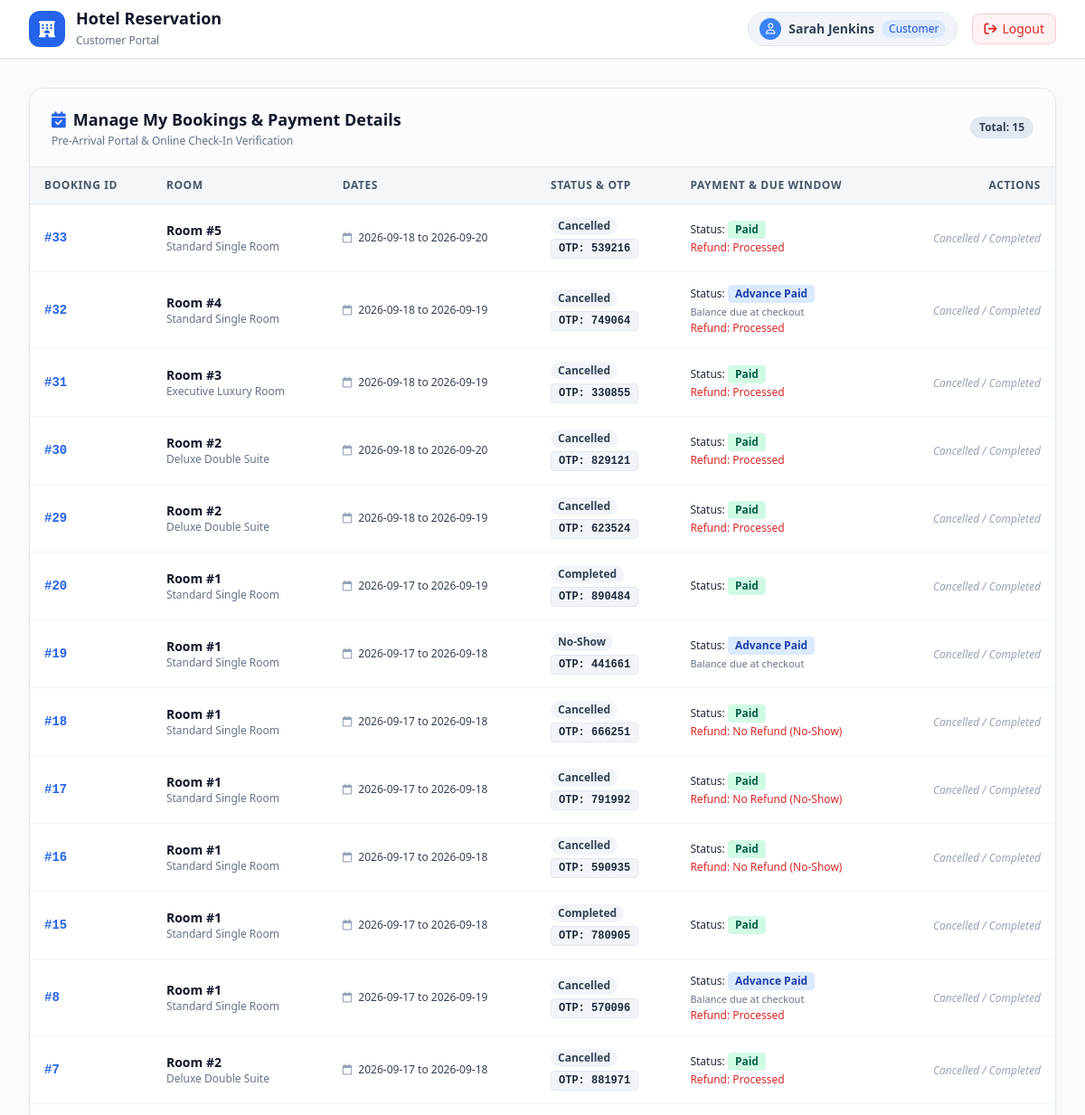
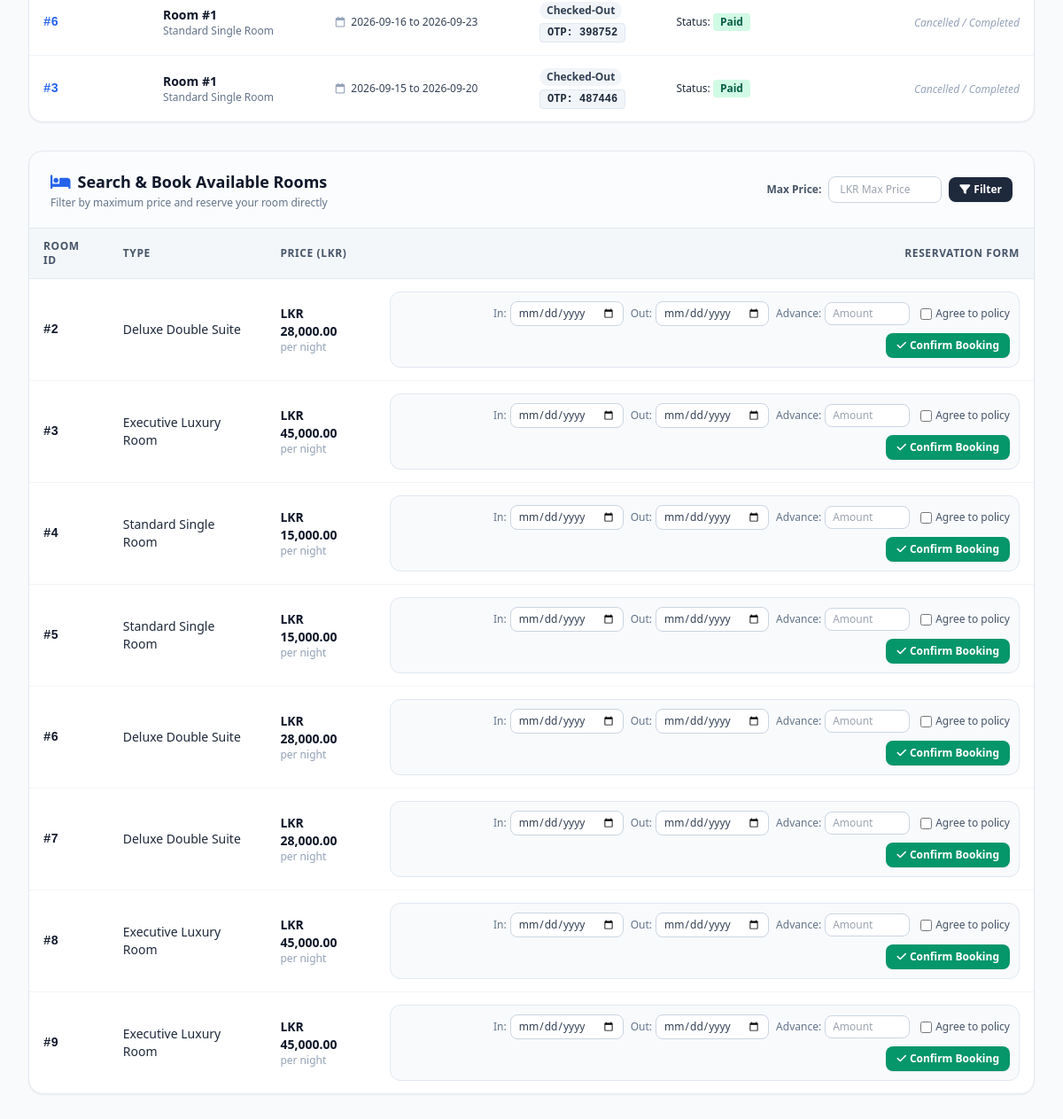
Screenshot of /customer_dashboard.php (signed in) with the database file from the repository (2 pictures, top to bottom).
### tables this page shows
CREATE TABLE `bookings` (
  `bookingID` int(11) NOT NULL,
  `userID` int(11) DEFAULT NULL,
  `roomID` int(11) DEFAULT NULL,
  `checkInDate` date DEFAULT NULL,
  `checkOutDate` date DEFAULT NULL,
  `bookingStatus` varchar(30) DEFAULT 'Confirmed',
  `paymentStatus` varchar(30) DEFAULT 'Pending',
  `otp` varchar(6) DEFAULT NULL,
  `refundStatus` varchar(30) DEFAULT 'N/A',
  `dueTime` datetime DEFAULT NULL,
  `agreePolicy` tinyint(1) DEFAULT 1,
  `extraCharges` decimal(10,2) DEFAULT 0.00
);

CREATE TABLE `rooms` (
  `roomID` int(11) NOT NULL,
  `roomType` varchar(50) DEFAULT NULL,
  `price` decimal(10,2) DEFAULT NULL,
  `status` varchar(20) DEFAULT 'Available'
);

### customer_dashboard.php (the view, shortened to what the rows shown need)
<?php
require 'db.php';
$userID = $_SESSION['userID'];
$max_price = $_GET['max_price'] ?? null;
$stmt = $pdo->prepare("CALL sp_GetAvailableRooms(?)");
$stmt->execute([$max_price]);
$rooms = $stmt->fetchAll();
$stmt2 = $pdo->prepare("SELECT b.*, r.roomType FROM bookings b LEFT JOIN rooms r ON b.roomID = r.roomID WHERE b.userID = ? ORDER BY b.bookingID DESC");
$stmt2->execute([$userID]);
$my_bookings = $stmt2->fetchAll();
?>
<!DOCTYPE html>
<html lang="en">
<head>
    <script src="https://cdn.tailwindcss.com"></script>
    <link rel="stylesheet" href="https://cdnjs.cloudflare.com/ajax/libs/font-awesome/6.4.0/css/all.min.css">
</head>
<body class="bg-slate-50 min-h-screen text-slate-800 font-sans">
<main class="max-w-7xl mx-auto px-4 sm:px-6 lg:px-8 py-8 space-y-8">
    <section class="bg-white rounded-2xl shadow-sm border border-slate-200 overflow-hidden">
        <div class="px-6 py-5 border-b border-slate-200 bg-slate-50/50 flex justify-between items-center flex-wrap gap-2">
            <div>
                <h2 class="text-lg font-bold text-slate-900 flex items-center gap-2">
                    <i class="fa-solid fa-calendar-check text-blue-600"></i>
                    Manage My Bookings & Payment Details
                </h2>
            </div>
        </div>
        <div class="overflow-x-auto">
            <table class="w-full text-left border-collapse text-sm">
                <thead>
                    <tr class="bg-slate-100/75 border-b border-slate-200 text-slate-600 text-xs font-semibold uppercase tracking-wider">
                        <th class="py-3 px-4">Booking ID</th>
                        <th class="py-3 px-4">Room</th>
                        <th class="py-3 px-4">Dates</th>
                        <th class="py-3 px-4">Status & OTP</th>
                        <th class="py-3 px-4">Payment & Due Window</th>
                        <th class="py-3 px-4 text-right">Actions</th>
                    </tr>
                </thead>
                <tbody class="divide-y divide-slate-100">
                    <?php if(empty($my_bookings)): ?>
                        <tr>
                            <td colspan="6" class="py-8 text-center text-slate-400">
                                <i class="fa-regular fa-folder-open text-2xl block mb-2"></i>
                                No active bookings found. Browse available rooms below to book a stay!
                            </td>
                        </tr>
                    <?php else: ?>
                        <?php foreach($my_bookings as $mb):
                            $isConfirmed = (($mb['bookingStatus'] ?? '') == 'Confirmed');
                            $isCheckedIn = in_array(($mb['bookingStatus'] ?? ''), ['Checked-In', 'In-House']);
                            $isPaid = (($mb['paymentStatus'] ?? '') == 'Paid');
                            $isAdvance = (($mb['paymentStatus'] ?? '') == 'Advance Paid');
                        ?>
                        <tr class="hover:bg-slate-50/80 transition">
                            <td class="py-3.5 px-4 font-mono font-bold text-blue-600">
                                #<?php echo htmlspecialchars($mb['bookingID']); ?>
                            </td>
                            <td class="py-3.5 px-4">
                                <div class="font-semibold text-slate-900">Room #<?php echo htmlspecialchars($mb['roomID']); ?></div>
                                <div class="text-xs text-slate-500"><?php echo htmlspecialchars($mb['roomType'] ?? ''); ?></div>
                            </td>
                            <td class="py-3.5 px-4 text-xs font-medium text-slate-700 whitespace-nowrap">
                                <i class="fa-regular fa-calendar text-slate-400 mr-1"></i>
                                <?php echo htmlspecialchars($mb['checkInDate'] . " to " . $mb['checkOutDate']); ?>
                            </td>
                            <td class="py-3.5 px-4">
                                <div class="flex flex-col gap-1 items-start">
                                    <?php if($isCheckedIn): ?>
                                        <span class="inline-flex items-center px-2 py-0.5 rounded-full text-xs font-semibold bg-blue-100 text-blue-800">
                                            <i class="fa-solid fa-hotel mr-1 text-[10px]"></i> Checked-In
                                        </span>
                                    <?php elseif($isConfirmed): ?>
                                        <span class="inline-flex items-center px-2 py-0.5 rounded-full text-xs font-semibold bg-emerald-100 text-emerald-800">
                                            Confirmed
                                        </span>
                                    <?php else: ?>
                                        <span class="inline-flex items-center px-2 py-0.5 rounded-full text-xs font-semibold bg-slate-100 text-slate-700">
                                            <?php echo htmlspecialchars($mb['bookingStatus'] ?? ''); ?>
                                        </span>
                                    <?php endif; ?>
                                    <span class="text-xs bg-slate-100 border border-slate-200 px-2 py-0.5 rounded font-mono font-bold text-slate-800">
                                        OTP: <?php echo htmlspecialchars($mb['otp'] ?? 'N/A'); ?>
                                    </span>
                                </div>
                            </td>
                            <td class="py-3.5 px-4 text-xs space-y-0.5">
                                <div>
                                    Status:
                                    <span class="inline-flex items-center px-2 py-0.5 rounded text-xs font-semibold <?php echo $isPaid ? 'bg-emerald-100 text-emerald-800' : ($isAdvance ? 'bg-blue-100 text-blue-800' : 'bg-amber-100 text-amber-800'); ?>">
                                        <?php echo htmlspecialchars($mb['paymentStatus'] ?? 'Pending'); ?>
                                    </span>
                                </div>
                                <?php if($isCheckedIn): ?>
                                    <div class="text-emerald-700 font-medium text-[11px]">
                                        <i class="fa-solid fa-circle-check mr-1 text-[10px]"></i> In-House Guest
                                    </div>
                                <?php elseif($isAdvance): ?>
                                    <div class="text-slate-500 text-[11px]">
                                        Balance due at checkout
                                    </div>
                                <?php elseif(!$isPaid && !empty($mb['dueTime'])): ?>
                                    <div class="text-slate-500 text-[11px]">
                                        Due: <b><?php echo htmlspecialchars($mb['dueTime']); ?></b>
                                    </div>
                                <?php endif; ?>
                                <?php if(!empty($mb['refundStatus']) && $mb['refundStatus'] != 'N/A'): ?>
                                    <div class="text-red-600 font-medium">
                                        Refund: <?php echo htmlspecialchars($mb['refundStatus']); ?>
                                    </div>
                                <?php endif; ?>
                            </td>
                            <td class="py-3.5 px-4 text-right">
                                <?php if($isConfirmed): ?>
                                    <div class="flex flex-col sm:flex-row items-end sm:items-center justify-end gap-1.5">
                                        <form method="POST" class="inline-flex items-center gap-1 bg-slate-50 p-1.5 rounded-lg border border-slate-200">
                                            <input type="hidden" name="bookingID" value="<?php echo $mb['bookingID']; ?>">
                                            <input type="date" name="newCheckIn" value="<?php echo htmlspecialchars($mb['checkInDate']); ?>" required
                                                   class="border border-slate-300 rounded px-1.5 py-1 text-xs text-slate-700 bg-white focus:ring-1 focus:ring-amber-500">
                                            <input type="date" name="newCheckOut" value="<?php echo htmlspecialchars($mb['checkOutDate']); ?>" required
                                                   class="border border-slate-300 rounded px-1.5 py-1 text-xs text-slate-700 bg-white focus:ring-1 focus:ring-amber-500">
                                            <button type="submit" name="modify_booking"
                                                    class="bg-amber-500 hover:bg-amber-600 text-white font-semibold text-xs px-2.5 py-1 rounded transition shadow-sm">
                                                Modify
                                            </button>
                                        </form>
                                        <form method="POST" onsubmit="return confirm('Are you sure you want to cancel? Auto-refund will be initiated.');" class="inline">
                                            <input type="hidden" name="bookingID" value="<?php echo $mb['bookingID']; ?>">
                                            <button type="submit" name="cancel_booking"
                                                    class="bg-red-500 hover:bg-red-600 text-white font-semibold text-xs px-2.5 py-1.5 rounded-lg transition shadow-sm">
                                                Cancel & Refund
                                            </button>
                                        </form>
                                    </div>
                                <?php else: ?>
                                    <span class="text-xs text-slate-400 italic">Cancelled / Completed</span>
                                <?php endif; ?>
                            </td>
                        </tr>
                        <?php endforeach; ?>
                    <?php endif; ?>
                </tbody>
            </table>
        </div>
    </section>
    <section class="bg-white rounded-2xl shadow-sm border border-slate-200 overflow-hidden">
        <div class="px-6 py-5 border-b border-slate-200 bg-slate-50/50 flex justify-between items-center flex-wrap gap-4">
            <div>
                <h2 class="text-lg font-bold text-slate-900 flex items-center gap-2">
                    <i class="fa-solid fa-bed text-blue-600"></i>
                    Search & Book Available Rooms
                </h2>
            </div>
        </div>
        <div class="overflow-x-auto">
            <table class="w-full text-left border-collapse text-sm">
                <thead>
                    <tr class="bg-slate-100/75 border-b border-slate-200 text-slate-600 text-xs font-semibold uppercase tracking-wider">
                        <th class="py-3 px-4">Room ID</th>
                        <th class="py-3 px-4">Type</th>
                        <th class="py-3 px-4">Price (LKR)</th>
                        <th class="py-3 px-4 text-right">Reservation Form</th>
                    </tr>
                </thead>
                <tbody class="divide-y divide-slate-100">
                    <?php if(empty($rooms)): ?>
                        <tr>
                            <td colspan="4" class="py-8 text-center text-slate-400">
                                <i class="fa-solid fa-circle-exclamation text-2xl block mb-2"></i>
                                No rooms available matching your filter criteria.
                            </td>
                        </tr>
                    <?php else: ?>
                        <?php foreach($rooms as $room): ?>
                        <tr class="hover:bg-slate-50/80 transition">
                            <td class="py-3.5 px-4 font-mono font-bold text-slate-900">
                                #<?php echo $room['roomID']; ?>
                            </td>
                            <td class="py-3.5 px-4 font-medium text-slate-800">
                                <?php echo htmlspecialchars($room['roomType']); ?>
                            </td>
                            <td class="py-3.5 px-4">
                                <span class="font-bold text-slate-900 text-sm">
                                    LKR <?php echo number_format($room['price'], 2); ?>
                                </span>
                                <span class="text-xs text-slate-400 block">per night</span>
                            </td>
                            <td class="py-3.5 px-4 text-right">
                                <form method="POST" class="booking-form inline-flex flex-wrap items-center justify-end gap-2 bg-slate-50 p-2.5 rounded-xl border border-slate-200" data-room-price="<?php echo htmlspecialchars($room['price']); ?>">
                                    <div class="flex items-center gap-1">
                                        <span class="text-xs text-slate-500 font-medium">In:</span>
                                        <input type="date" name="checkInDate" required
                                               class="border border-slate-300 rounded-lg px-2 py-1 text-xs text-slate-700 bg-white focus:ring-1 focus:ring-blue-500">
                                    </div>
                                    <div class="flex items-center gap-1">
                                        <span class="text-xs text-slate-500 font-medium">Out:</span>
                                        <input type="date" name="checkOutDate" required
                                               class="border border-slate-300 rounded-lg px-2 py-1 text-xs text-slate-700 bg-white focus:ring-1 focus:ring-blue-500">
                                    </div>
                                    <div class="flex items-center gap-1">
                                        <span class="text-xs text-slate-500 font-medium">Advance:</span>
                                        <input type="number" name="paidAmount" step="0.01" placeholder="Amount" required
                                               class="border border-slate-300 rounded-lg px-2 py-1 text-xs text-slate-700 bg-white w-24 focus:ring-1 focus:ring-blue-500">
                                    </div>
                                    <label class="flex items-center gap-1 text-xs text-slate-600 cursor-pointer ml-1">
                                        <input type="checkbox" name="agreePolicy" required class="rounded text-blue-600 focus:ring-0">
                                        <span>Agree to policy</span>
                                    </label>
                                    <button type="submit" name="book_room"
                                            class="bg-emerald-600 hover:bg-emerald-700 text-white font-semibold text-xs px-3 py-1.5 rounded-lg transition shadow-sm flex items-center gap-1 ml-1">
                                        <i class="fa-solid fa-check"></i>
                                        <span>Confirm Booking</span>
                                    </button>
                                </form>
                            </td>
                        </tr>
                        <?php endforeach; ?>
                    <?php endif; ?>
                </tbody>
            </table>
        </div>
    </section>
</main>
</body>
</html>

### rows the page displays
bookings: bookingID "33", roomID "5", roomID.roomType "Standard Single Room", checkInDate+checkOutDate "2026-09-18 to 2026-09-20", bookingStatus "Cancelled", otp "539216", paymentStatus "Paid", refundStatus "Processed", shows "Cancelled / Completed"
bookings: bookingID "32", roomID "4", roomID.roomType "Standard Single Room", checkInDate+checkOutDate "2026-09-18 to 2026-09-19", bookingStatus "Cancelled", otp "749064", paymentStatus "Advance Paid", shows "Balance due at checkout", refundStatus "Processed", shows "Cancelled / Completed"
bookings: bookingID "31", roomID "3", roomID.roomType "Executive Luxury Room", checkInDate+checkOutDate "2026-09-18 to 2026-09-19", bookingStatus "Cancelled", otp "330855", paymentStatus "Paid", refundStatus "Processed", shows "Cancelled / Completed"
bookings: bookingID "30", roomID "2", roomID.roomType "Deluxe Double Suite", checkInDate+checkOutDate "2026-09-18 to 2026-09-20", bookingStatus "Cancelled", otp "829121", paymentStatus "Paid", refundStatus "Processed", shows "Cancelled / Completed"
bookings: bookingID "29", roomID "2", roomID.roomType "Deluxe Double Suite", checkInDate+checkOutDate "2026-09-18 to 2026-09-19", bookingStatus "Cancelled", otp "623524", paymentStatus "Paid", refundStatus "Processed", shows "Cancelled / Completed"
bookings: bookingID "20", roomID "1", roomID.roomType "Standard Single Room", checkInDate+checkOutDate "2026-09-17 to 2026-09-19", bookingStatus "Completed", otp "890484", paymentStatus "Paid", shows "Cancelled / Completed"
bookings: bookingID "19", roomID "1", roomID.roomType "Standard Single Room", checkInDate+checkOutDate "2026-09-17 to 2026-09-18", bookingStatus "No-Show", otp "441661", paymentStatus "Advance Paid", shows "Balance due at checkout", shows "Cancelled / Completed"
bookings: bookingID "18", roomID "1", roomID.roomType "Standard Single Room", checkInDate+checkOutDate "2026-09-17 to 2026-09-18", bookingStatus "Cancelled", otp "666251", paymentStatus "Paid", refundStatus "No Refund (No-Show)", shows "Cancelled / Completed"
bookings: bookingID "17", roomID "1", roomID.roomType "Standard Single Room", checkInDate+checkOutDate "2026-09-17 to 2026-09-18", bookingStatus "Cancelled", otp "791992", paymentStatus "Paid", refundStatus "No Refund (No-Show)", shows "Cancelled / Completed"
bookings: bookingID "16", roomID "1", roomID.roomType "Standard Single Room", checkInDate+checkOutDate "2026-09-17 to 2026-09-18", bookingStatus "Cancelled", otp "590935", paymentStatus "Paid", refundStatus "No Refund (No-Show)", shows "Cancelled / Completed"
bookings: bookingID "15", roomID "1", roomID.roomType "Standard Single Room", checkInDate+checkOutDate "2026-09-17 to 2026-09-18", bookingStatus "Completed", otp "780905", paymentStatus "Paid", shows "Cancelled / Completed"
bookings: bookingID "8", roomID "1", roomID.roomType "Standard Single Room", checkInDate+checkOutDate "2026-09-17 to 2026-09-19", bookingStatus "Cancelled", otp "570096", paymentStatus "Advance Paid", shows "Balance due at checkout", refundStatus "Processed", shows "Cancelled / Completed"
bookings: bookingID "7", roomID "2", roomID.roomType "Deluxe Double Suite", checkInDate+checkOutDate "2026-09-17 to 2026-09-18", bookingStatus "Cancelled", otp "881971", paymentStatus "Paid", refundStatus "Processed", shows "Cancelled / Completed"
bookings: bookingID "6", roomID "1", roomID.roomType "Standard Single Room", checkInDate+checkOutDate "2026-09-16 to 2026-09-23", bookingStatus "Checked-Out", otp "398752", paymentStatus "Paid", shows "Cancelled / Completed"
bookings: bookingID "3", roomID "1", roomID.roomType "Standard Single Room", checkInDate+checkOutDate "2026-09-15 to 2026-09-20", bookingStatus "Checked-Out", otp "487446", paymentStatus "Paid", shows "Cancelled / Completed"
rooms: roomID "2", roomType "Deluxe Double Suite", price "28,000.00"
rooms: roomID "3", roomType "Executive Luxury Room", price "45,000.00"
rooms: roomID "4", roomType "Standard Single Room", price "15,000.00"
rooms: roomID "5", roomType "Standard Single Room", price "15,000.00"
rooms: roomID "6", roomType "Deluxe Double Suite", price "28,000.00"
rooms: roomID "7", roomType "Deluxe Double Suite", price "28,000.00"
rooms: roomID "8", roomType "Executive Luxury Room", price "45,000.00"
rooms: roomID "9", roomType "Executive Luxury Room", price "45,000.00"

### other values shown
$_SESSION['name'] "Sarah Jenkins"
count($my_bookings) "15"
